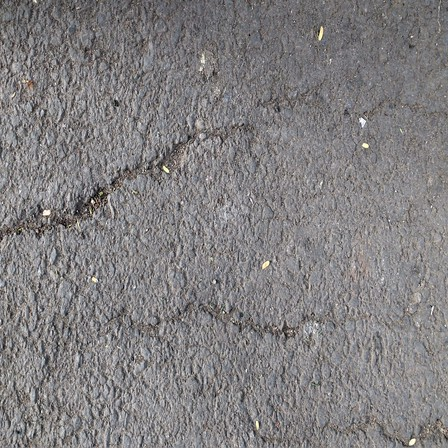
#> input picture ML_LAB6/448/Cracks/IMG_20180513_165749116_HDR resized_448.jpg, 448 x 448 px, found by its file name; its folder holds only this picture in this run
$ jupyter execute --allow-errors 202618057_LAB6_T1.ipynb
#> lines starting #> are read from the running program, lines starting #| are printed output that depends on the picture
## Part A - Image Feature Extraction and Classification

[cell 1]
import cv2
import numpy as np
import pandas as pd
import matplotlib.pyplot as plt
import os
import time

from sklearn.model_selection import train_test_split
from sklearn.pipeline import Pipeline
from sklearn.preprocessing import StandardScaler
from sklearn.linear_model import LogisticRegression
from sklearn.tree import DecisionTreeClassifier
from sklearn.ensemble import RandomForestClassifier
from sklearn.neighbors import KNeighborsClassifier
from sklearn.metrics import accuracy_score, precision_score, recall_score, f1_score, confusion_matrix, ConfusionMatrixDisplay

[cell 2]
crack_path = "C:/Users/Admin/Desktop/Fundaments of ML DS605/ML_LAB6/448/Cracks"
non_crack_path = "C:/Users/Admin/Desktop/Fundaments of ML DS605/ML_LAB6/448/NonCracks"
image_size = (128,128)
files = os.listdir(crack_path)
image = cv2.imread(os.path.join(crack_path, files[0]))
#> image is the input picture: shape (448, 448, 3); mean B, G, R 128.3, 127.2, 129.7
print("Original image shape:", image.shape)
#| Original image shape: (448, 448, 3)
print("Height:", image.shape[0])
#| Height: 448
print("Width:", image.shape[1])
#| Width: 448
print("Channels:", image.shape[2])
#| Channels: 3

[cell 3]
plt.figure(figsize=(8, 4))

image1 = cv2.imread(os.path.join(crack_path, os.listdir(crack_path)[0]))
#> (the rest of this cell did not finish here and is left out)

[cell 4]
def extract_features(path, label):
#> called with label = 1
    image = cv2.imread(path)
    if image is None:
        return None

    image = cv2.resize(image, image_size)
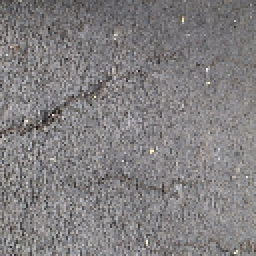
#> image: shape (128, 128, 3) (shown 2 times larger); mean B, G, R 128.3, 127.2, 129.7
    gray = cv2.cvtColor(image, cv2.COLOR_BGR2GRAY)

    mean = np.mean(gray)
#> mean = 128
    std = np.std(gray)
#> std = 24.33
    minimum = np.min(gray)
#> minimum = 19
    maximum = np.max(gray)
#> maximum = 247
    median = np.median(gray)
#> median = 129

    dark_ratio = np.sum(gray < 50) / gray.size
#> dark_ratio = 0.00201
    bright_ratio = np.sum(gray > 200) / gray.size
#> bright_ratio = 0.00208

    edges = cv2.Canny(gray, 100, 200)
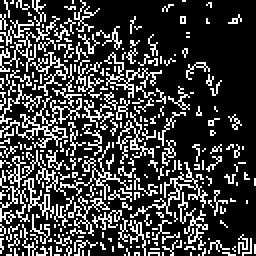
#> edges: shape (128, 128) (shown 2 times larger); 24.6% white in thin lines or dots

    edge_count = np.sum(edges > 0)
#> edge_count = 4030
    edge_density = edge_count / gray.size
#> edge_density = 0.246

    return [
        mean, std, minimum, maximum, median,
        dark_ratio, bright_ratio,
        edge_count, edge_density, label
    ]

[cell 5]
data = []
for filename in os.listdir(crack_path):
    if filename.lower().endswith((".jpg", ".jpeg", ".png", ".bmp")):
        result = extract_features(os.path.join(crack_path, filename), 1)
        if result:
            data.append(result)


#> (the rest of this cell did not finish here and is left out)

#> (a cell that did not finish here is left out)

[cell 7]
models = {
    "Logistic Regression": Pipeline([("scaler", StandardScaler()),
                                     ("model", LogisticRegression(max_iter=1000))]),
    "Decision Tree": DecisionTreeClassifier(random_state=42),
    "Random Forest": RandomForestClassifier(n_estimators=100,random_state=42),
    "KNN": Pipeline([("scaler", StandardScaler()),("model", KNeighborsClassifier(n_neighbors=5))])
}

[cell 8]
results = []
trained_models = {}

#> (the rest of this cell did not finish here and is left out)

[cell 9]
for name, model in trained_models.items():
    y_pred = model.predict(X_test)
    cm = confusion_matrix(y_test, y_pred)
    disp = ConfusionMatrixDisplay(confusion_matrix=cm,display_labels=["Non-Crack", "Crack"])

    disp.plot()
    plt.title(name)
    plt.show()

$ run again, on ML_LAB6/448/Cracks/IMG_20180514_165751038_HDR resized_448.jpg
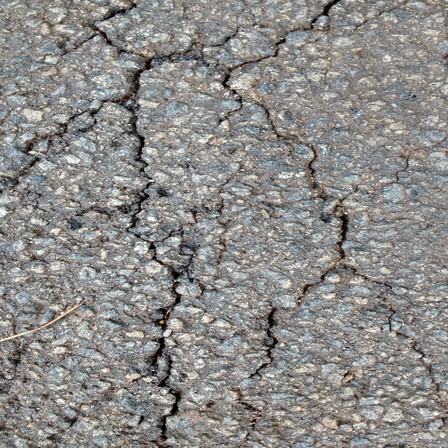
#> input picture ML_LAB6/448/Cracks/IMG_20180514_165751038_HDR resized_448.jpg, 448 x 448 px, found by its file name
#> image is the input picture: shape (448, 448, 3); mean B, G, R 137.1, 139.4, 140.7
#| Original image shape: (448, 448, 3)
#| Height: 448
#| Width: 448
#| Channels: 3
#> in extract_features, `image = cv2.resize(image, image_size)`:
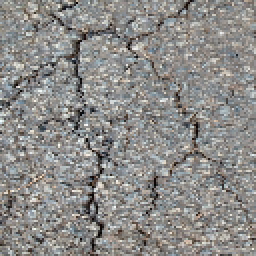
#> image: shape (128, 128, 3) (shown 2 times larger); mean B, G, R 137, 139.3, 140.6
#> mean = 139.4
#> std = 34.66
#> minimum = 2
#> maximum = 250
#> median = 140
#> dark_ratio = 0.0185
#> bright_ratio = 0.0388
#> in extract_features, `edges = cv2.Canny(gray, 100, 200)`:
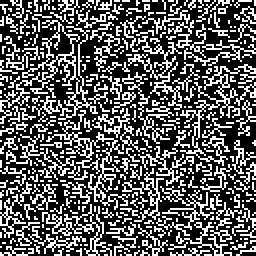
#> edges: shape (128, 128) (shown 2 times larger); 35.7% white in thin lines or dots
#> edge_count = 5841
#> edge_density = 0.357

$ run again, on ML_LAB6/448/Cracks/IMG_8438 resized_448.jpg
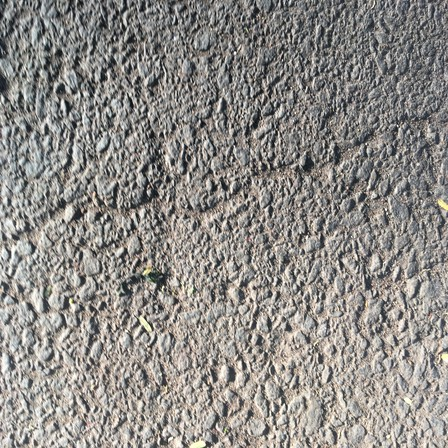
#> input picture ML_LAB6/448/Cracks/IMG_8438 resized_448.jpg, 448 x 448 px, found by its file name
#> image is the input picture: shape (448, 448, 3); mean B, G, R 135.5, 139.4, 142.3
#| Original image shape: (448, 448, 3)
#| Height: 448
#| Width: 448
#| Channels: 3
#> in extract_features, `image = cv2.resize(image, image_size)`:
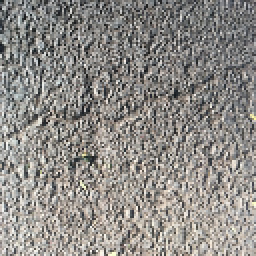
#> image: shape (128, 128, 3) (shown 2 times larger); mean B, G, R 135.3, 139.2, 142.1
#> mean = 139.6
#> std = 47.78
#> minimum = 19
#> maximum = 252
#> median = 142
#> dark_ratio = 0.0299
#> bright_ratio = 0.106
#> in extract_features, `edges = cv2.Canny(gray, 100, 200)`:
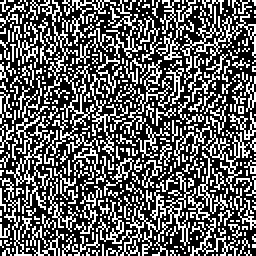
#> edges: shape (128, 128) (shown 2 times larger); 36.7% white in thin lines or dots
#> edge_count = 6010
#> edge_density = 0.367

$ run again, on ML_LAB6/448/Cracks/IMG_20180513_170430826_HDR resized_448.jpg
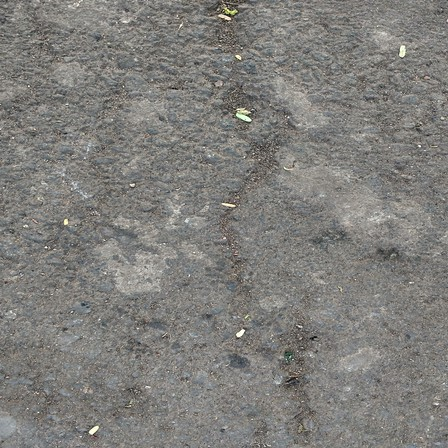
#> input picture ML_LAB6/448/Cracks/IMG_20180513_170430826_HDR resized_448.jpg, 448 x 448 px, found by its file name
#> image is the input picture: shape (448, 448, 3); mean B, G, R 122.9, 126.5, 127.6
#| Original image shape: (448, 448, 3)
#| Height: 448
#| Width: 448
#| Channels: 3
#> in extract_features, `image = cv2.resize(image, image_size)`:
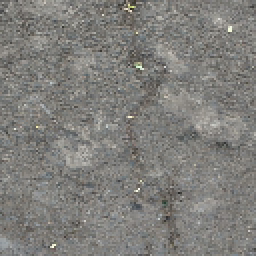
#> image: shape (128, 128, 3) (shown 2 times larger); mean B, G, R 122.8, 126.4, 127.5
#> mean = 126.3
#> std = 18.51
#> minimum = 38
#> maximum = 249
#> median = 126
#> dark_ratio = 0.000183
#> bright_ratio = 0.0022
#> in extract_features, `edges = cv2.Canny(gray, 100, 200)`:
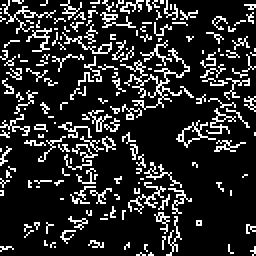
#> edges: shape (128, 128) (shown 2 times larger); 16.3% white in thin lines or dots
#> edge_count = 2671
#> edge_density = 0.163
